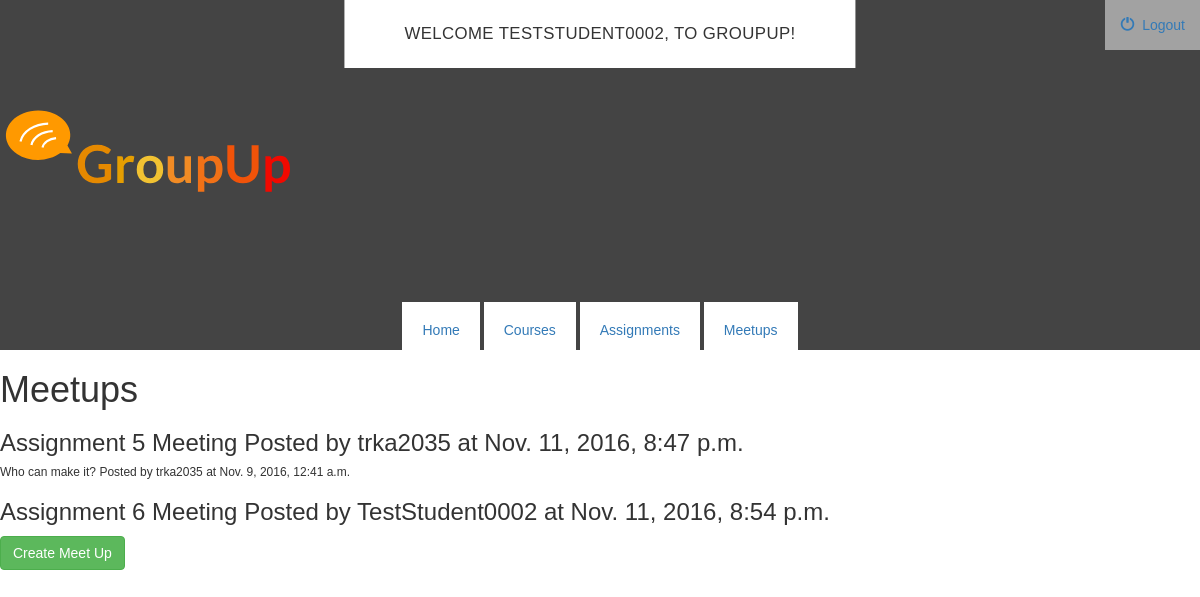
The page /meetups/ (signed in) on the database its author committed.
### meetups/models.py (models this page shows, shortened)
class MeetUp(models.Model):
    title = models.CharField(max_length=30)
    assignment = models.ForeignKey(Assignment, on_delete=models.CASCADE)
    course = models.ForeignKey(Course, on_delete=models.CASCADE)
    user = models.ForeignKey(settings.AUTH_USER_MODEL, default=1)
    start_time = models.CharField(max_length=25)
    est_end_time = models.CharField(max_length=25)
    location = models.CharField(max_length=20)
    created_at = models.DateTimeField(auto_now_add=True)

class Comment(models.Model):
    meetup = models.ForeignKey(MeetUp, on_delete=models.CASCADE)
    user = models.ForeignKey(settings.AUTH_USER_MODEL, default=1)
    comment_content = models.CharField(max_length=50)
    is_attending = models.BooleanField(default=False)
    created_at = models.DateTimeField(auto_now_add=True)

### meetups/views.py (the view)
def index(request):
    courses = Course.objects.filter(user=request.user)
    assignments = Assignment.objects.filter(user=request.user)
    meetups = MeetUp.objects.all()
    context = {
    'courses':courses,
    'assignments':assignments,
    'meetups':meetups,
    }
    return render(request, 'meetups/index.html', context)

### meetups/templates/meetups/index.html (shortened to what this page needs)
{% extends 'courses/base.html' %}
{% block body %}
<h1>Meetups</h1>
{% if meetups %}
  {% for meetup in meetups %}
    <div class="meetup-container">
      <h3>{{ meetup.title }}  Posted by {{ meetup.user }} at {{ meetup.created_at }}</h3>
      {% for comment in meetup.comment_set.all %}
      <div class="comment-container">
        <div class="comment-content">
          <h6>{{ comment.comment_content }} Posted by {{ comment.user }} at {{ comment.created_at }}</h6>
        </div>
      </div>
      {% endfor %}
    </div>
  {% endfor %}
{% else %}
  <h1>You have no meet ups</h1>
{% endif %}
<a class="btn btn-success" href="{% url 'meetups:create_meetup' %}">Create Meet Up</a>
{% endblock %}

### courses/templates/courses/base.html (shortened to what this page needs)
<!DOCTYPE html>
<html lang="en">
<head>
    {% load staticfiles %}
    <link rel="stylesheet" href="https://maxcdn.bootstrapcdn.com/bootstrap/3.3.6/css/bootstrap.min.css">
    <link rel="stylesheet" type="text/css" href="{% static 'courses/style.css' %}"/>
</head>
<body>
<div class="header-container">
  <h1>Welcome {{ user }}, to GroupUp!</h1>
  <img class="favicon" src="{% static 'courses/img/favicon.svg' %}" alt="" height="300px" width="300px" />
    <nav>
      <ul>
        <li><a href="{% url 'home:index' %}">Home</a></li>
        <li><a href="{% url 'courses:index' %}">Courses</a></li>
        <li><a href="{% url 'assignments:index' %}">Assignments</a></li>
        <li><a href="{% url 'meetups:index' %}">Meetups</a></li>
      </ul>
    </nav>
    <a class="logout-button" href="{% url 'home:logout_user' %}">
      <span class="glyphicon glyphicon-off" aria-hidden="true"></span>&nbsp; Logout
    </a>
</div>
{% block body %}
{% endblock %}
</body>

### courses/static/courses/style.css (style rules this page uses)
body { font-family: 'Montserrat', sans-serif; font-weight: 400; color: #333; }
.header-container { height: 350px; width: 100%; background-color: #444; background-size: cover; background-repeat: no-repeat; background-position: center; position: relative; }
.header-container h1 { position: absolute; background-color: #fff; padding: 25px 60px; left: 50%; -webkit-transform: translateX(-50%); -moz-transform: translateX(-50%); -o-transform: translateX(-50%); -ms-transform: translateX(-50%); transform: translateX(-50%); bottom: 25; margin: 0px; text-transform: uppercase; font-weight: 400; font-size: 1.20em; letter-spacing: 0.4px; }
.header-container nav { width: 100%; height: 40px; background-color: #444; position: absolute; bottom: 0; }
nav ul { text-align: center; position: absolute; width: 100%; margin: 0; padding: 10px; list-style: inline; background-color: rgba(255, 255, 255, 0); }
nav ul li { display: inline; padding: 20px; padding-left: 20px; background-color: rgba(255, 255, 255, 1); }
nav ul li a { text-decoration: none; }
.logout-button { background-color: rgba(255, 255, 255, 0.5); padding: 15px; float: right; }
.favicon { position: absolute; top:0; }

### rows shown on the page
MeetUp: title "Assignment 5 Meeting", user "trka2035", created_at "Nov. 11, 2016, 8:47 p.m."
Comment: comment_content "Who can make it?", user "trka2035", created_at "Nov. 9, 2016, 12:41 a.m."
MeetUp: title "Assignment 6 Meeting", user "TestStudent0002", created_at "Nov. 11, 2016, 8:54 p.m."

### other values the page prints
{{ user }} "TESTSTUDENT0002"
